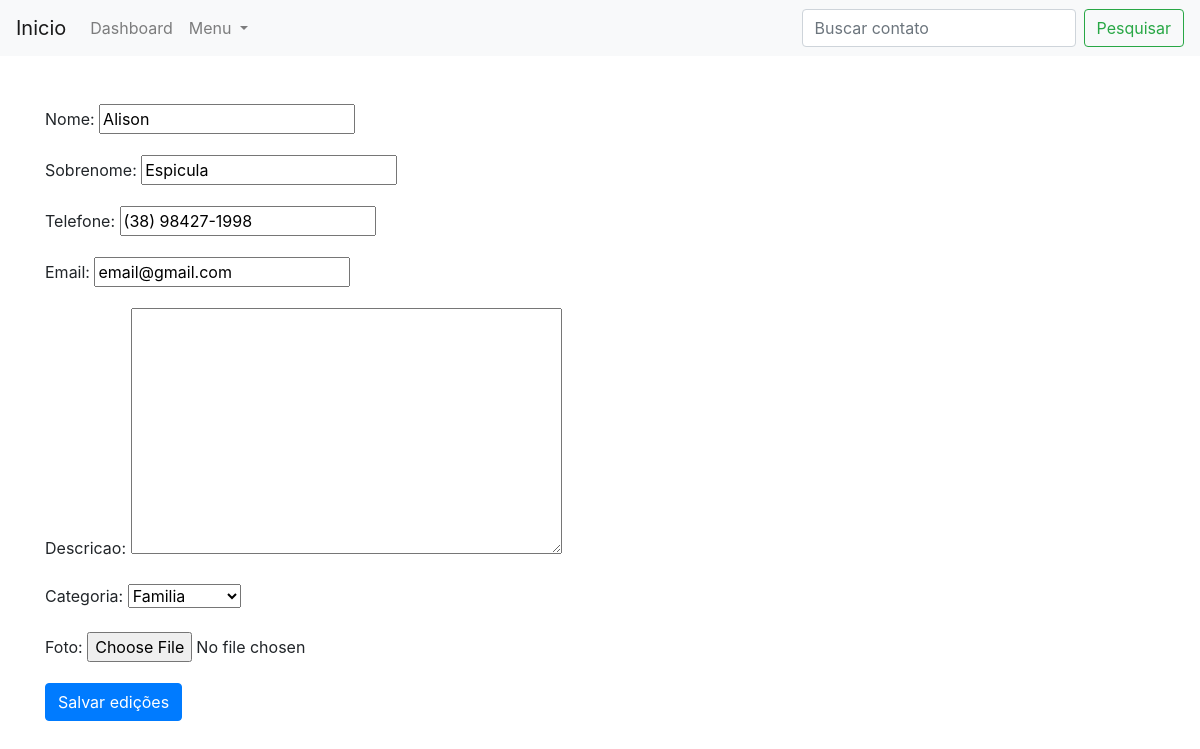
The page /editar_contato/23 (signed in) on the database its author committed.
### contatos/models.py (models this page shows, shortened)
class Contato(models.Model):
    nome = models.CharField(max_length=255)
    sobrenome = models.CharField(max_length=255, blank=True)
    telefone = models.CharField(max_length=255)
    email =  models.CharField(max_length=255, blank=True)
    data_criacao = models.DateTimeField(default=timezone.now)
    descricao = models.TextField(blank=True)
    categoria = models.ForeignKey(Categoria, on_delete=models.DO_NOTHING)
    mostrar = models.BooleanField(default=True)
    foto = models.ImageField(blank=True, upload_to='pictures/%Y/%m')

class Categoria(models.Model):
    nome = models.CharField(max_length=255)
    def __str__(self):
        return self.nome

### contatos/views.py (the view)
# urls.py: path('editar_contato/<int:contato_id>', views.editar_contato, name='editar_contato'),
@login_required(redirect_field_name='login')
def editar_contato(request, contato_id):
    contato = get_object_or_404(Contato, id=contato_id)
    form = ContatoForm(instance=contato)
    if request.method == 'POST':
        form = ContatoForm(request.POST, instance=contato)
        if form.is_valid():
            contato.save()
            messages.success(request, "Contato alterado com sucesso!")
            return redirect('/')
        else:
            messages.error(request, 'Erro ao editar contato, tente novamente.')
            return render(request, 'contatos/editar_contato.html', {'form': form, 'contato' : contato})
    else:
        return render(request, 'contatos/editar_contato.html', {'form': form, 'contato' : contato})

### contatos/forms.py
class ContatoForm(forms.ModelForm):
    class Meta:
        model = Contato
        fields = ('nome', 'sobrenome', 'telefone', 'email', 'descricao', 'categoria', 'foto')

### templates/contatos/editar_contato.html (shortened to what this page needs)
{%extends 'base.html'%}
{%block 'content'%}
<form method="POST" action="{%url 'editar_contato' contato.id %}">
    {{form.as_p}}
    <button type="submit" class="btn btn-primary">Salvar edições</button>
  </form>
{%endblock 'content'%}

### rows shown on the page
Contato: nome "Alison", sobrenome "Espicula", telefone "(38) 98427-1998", email "email@gmail.com", categoria "Familia"
